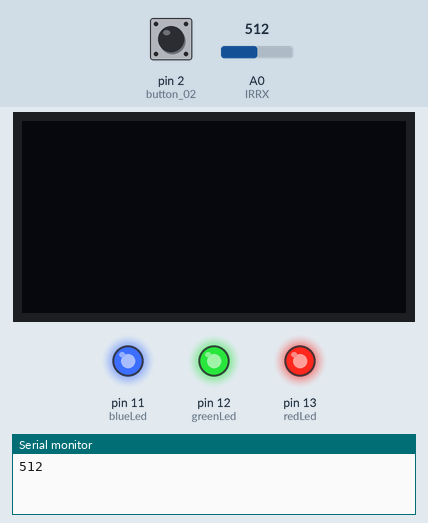
Simulated run of this sketch. Board: Arduino Uno, built with avr-gcc and run on an emulated ATmega328P. On the bench: 128×64 one-colour display, output pins drawn as LEDs (lit = HIGH), the last lines printed to the serial monitor. The inputs (shaded band) are chosen by the test bench; at power-on: pin 2 (button_02) LOW, A0 (IRRX) = 512.

Above: at 1.2 s.
1.3 s: pin 2 (button_02) pulled HIGH for 0.15 s
At 2.4 s:
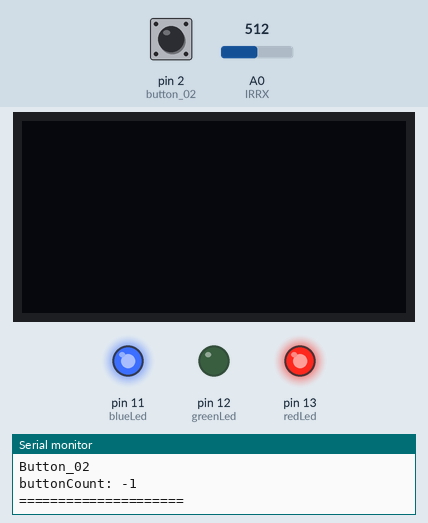
2.9 s: pin 2 (button_02) pulled HIGH for 1 s
At 3.6 s:
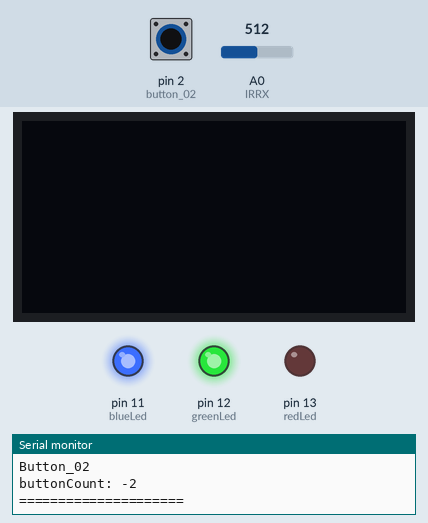
5.4 s: pin 2 (button_02) pulled HIGH for 0.15 s
At 6.6 s:
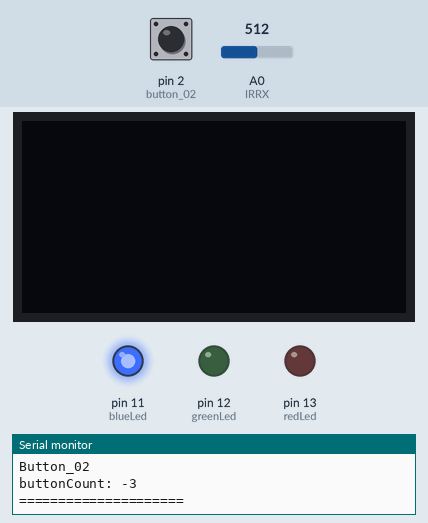
7.0 s: pin 2 (button_02) pulled HIGH for 3.2 s
At 7.9 s:
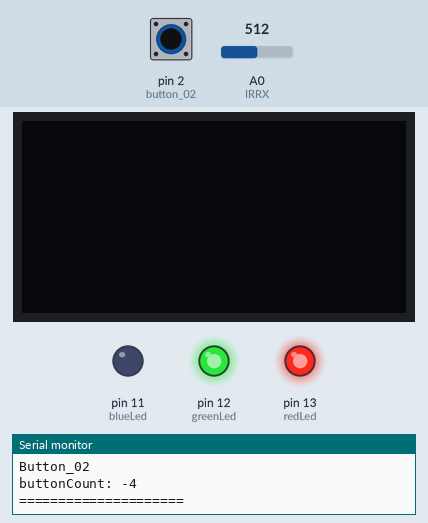
11.7 s: pin 2 (button_02) pulled HIGH for 0.15 s
At 12.7 s:
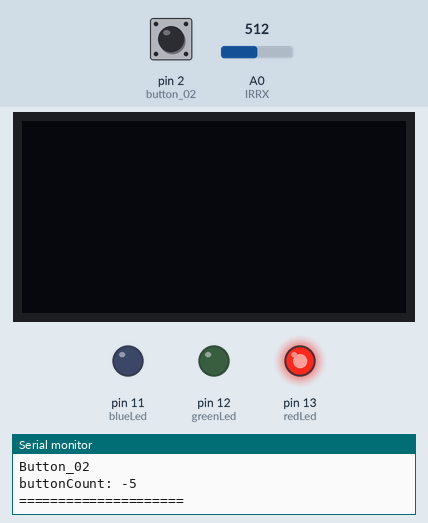
13.3 s: pin 2 (button_02) pulled HIGH for 1 s
At 13.9 s:
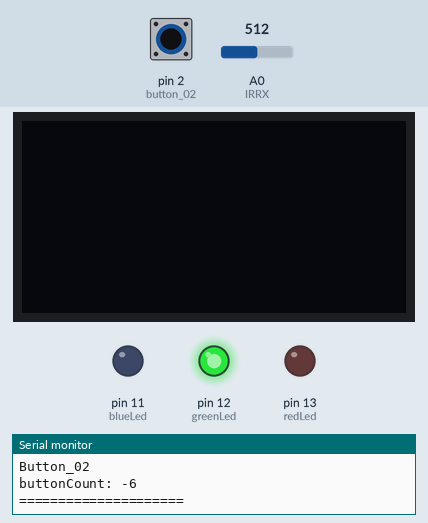
Timing chart, 0 to 16.3 s (numbered marks = the images above; inputs shaded):
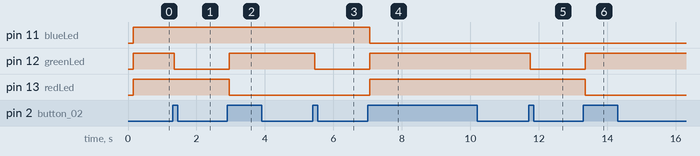

The sketch:

Block.ino
```cpp
#include <Wire.h>
#include <Adafruit_SSD1306.h>
#include <Adafruit_GFX.h>

// OLED display TWI address
#define OLED_ADDR   0x3C

Adafruit_SSD1306 display(-1);

#if (SSD1306_LCDHEIGHT != 64)
#error("Height incorrect, please fix Adafruit_SSD1306.h!");
#endif

#define IRRX A0 //적외선 센서 수광부

//LED
const int blueLed = 11;
const int greenLed = 12;
const int redLed = 13;

//Button
const int button_01 = 1;
const int button_02 = 2;

//State
boolean lastButton_01=LOW; //이전 버튼의 눌림 상태를 Boolean형 변수로 선언
boolean currentButton_01=LOW; //현재 버튼의 눌림 상태를 Boolean형 변수로 선언

boolean lastButton_02=LOW; //이전 버튼의 눌림 상태를 Boolean형 변수로 선언
boolean currentButton_02=LOW; //현재 버튼의 눌림 상태를 Boolean형 변수로 선언

int sensorButtonCount = 0;
int displayButtonCount = 0;
int val = 0;


void setup(){
  Serial.begin(9600); //Serial Monitor

  //적외선 발광부
  pinMode(greenLed, OUTPUT);
  pinMode(redLed, OUTPUT);
  pinMode(blueLed, OUTPUT);

  digitalWrite(greenLed, LOW);
  digitalWrite(redLed, LOW);
  digitalWrite(blueLed, LOW);

  //버튼
  pinMode(button_01, INPUT);
  pinMode(button_02, INPUT);

  //OLED LCD
  display.begin(SSD1306_SWITCHCAPVCC, OLED_ADDR);
  display.clearDisplay();
  display.display();

  //oledDisplay(displayButtonCount);
  // display a pixel in each corner of the screen
  display.drawPixel(0, 0, WHITE);
  display.drawPixel(127, 0, WHITE);
  display.drawPixel(0, 63, WHITE);
  display.drawPixel(127, 63, WHITE);

  // display a line of text
  //display.setTextSize(3);
  //display.setTextColor(WHITE);
  //display.setCursor(0,20);
  //display.print("Forward");
  // update display with all of the above graphics
  //display.display();
}


void loop(){
  int r = analogRead(IRRX);
  //int buttonCount;

  if( abs(r - val) > 0){
    Serial.println(r);
    val = r;
    delay(100);
  }

  currentButton_01 = button_01_Debounce(lastButton_01); //디바운싱 처리된 버튼값을 읽음
  if(lastButton_01 == LOW && currentButton_01 == HIGH) //버튼을 누름
  {
    sensorButtonCount++;
    displayButtonCount++;
    Serial.println("=====================");
    Serial.println("Button_01");
    Serial.print("buttonCount: ");
    Serial.println(displayButtonCount);
    Serial.println("=====================");
    oledDisplay(displayButtonCount);
  }
  lastButton_01=currentButton_01; //이전 버튼값을 현재 버튼값으로 변경

  currentButton_02 = button_02_Debounce(lastButton_02); //디바운싱 처리된 버튼값을 읽음
  if(lastButton_02 == LOW && currentButton_02 == HIGH) //버튼을 누름
  {
    sensorButtonCount--;
    displayButtonCount--;
    Serial.println("=====================");
    Serial.println("Button_02");
    Serial.print("buttonCount: ");
    Serial.println(displayButtonCount);
    Serial.println("=====================");
    oledDisplay(displayButtonCount);
  }
  lastButton_02=currentButton_02; //이전 버튼값을 현재 버튼값으로 변경

  ledSwitching(sensorButtonCount);
}


boolean button_01_Debounce(boolean last){
  boolean current=digitalRead(button_01); //현재 버튼 상태를 확인
  if(last!=current) //이전 버튼 상태와 현재 버튼 상태가 다름
  {
    delay(20); //20ms 동안 기다림
    current=digitalRead(button_01);//current에 현재 버튼 상태를 저장
  }
  return current; //current 변수값을 반환
}


boolean button_02_Debounce(boolean last){
  boolean current=digitalRead(button_02); //현재 버튼 상태를 확인
  if(last!=current) //이전 버튼 상태와 현재 버튼 상태가 다름
  {
    delay(20); //20ms 동안 기다림
    current=digitalRead(button_02);//current에 현재 버튼 상태를 저장
  }
  return current; //current 변수값을 반환
}


//LED스위칭
void ledSwitching(int btnCount){
  switch (btnCount) {
    case 0:
      sensorButtonCount = 7;
      break;
    case 1:
      digitalWrite(greenLed, HIGH);
      digitalWrite(redLed, LOW);
      digitalWrite(blueLed, LOW);
      break;
    case 2:
      digitalWrite(greenLed, LOW);
      digitalWrite(redLed, HIGH);
      digitalWrite(blueLed, LOW);
      break;
    case 3:
      digitalWrite(greenLed, HIGH);
      digitalWrite(redLed, HIGH);
      digitalWrite(blueLed, LOW);
      break;
    case 4:
      digitalWrite(greenLed, LOW);
      digitalWrite(redLed, LOW);
      digitalWrite(blueLed, HIGH);
      break;
    case 5:
      digitalWrite(greenLed, HIGH);
      digitalWrite(redLed, LOW);
      digitalWrite(blueLed, HIGH);
      break;
    case 6:
      digitalWrite(greenLed, LOW);
      digitalWrite(redLed, HIGH);
      digitalWrite(blueLed, HIGH);
      break;
    case 7:
      digitalWrite(greenLed, HIGH);
      digitalWrite(redLed, HIGH);
      digitalWrite(blueLed, HIGH);
      break;
    case 8:
      sensorButtonCount = 1;
      break;
    default:
      digitalWrite(greenLed, LOW);
      digitalWrite(redLed, LOW);
      digitalWrite(blueLed, LOW);
  }
}

//OLED_LCD
void oledDisplay(int btnCount){
  //display.begin(SSD1306_SWITCHCAPVCC, OLED_ADDR);
  display.clearDisplay();
  //display.display();

  display.setTextSize(2);
  display.setTextColor(WHITE);
  display.setCursor(0,20);
  switch (btnCount) {
    case 0:
      display.print("7 is Empty");
      display.display();
      displayButtonCount = 7;
      break;
    case 1:
      display.print("Forward");
      display.display();
      break;
    case 2:
      display.print("Turn Left");
      display.display();
      break;
    case 3:
      display.print("Turn Right");
      display.display();
      break;
    case 4:
      display.print("Function");
      display.display();
      break;
    case 5:
      display.print("Loop");
      display.display();
      break;
    case 6:
      display.print("6 is Empty");
      display.display();
      break;
    case 7:
      display.print("7 is Empty");
      display.display();
      break;
    case 8:
      display.print("Forward");
      display.display();
      displayButtonCount = 1;
      break;
    default:
      display.clearDisplay();
      display.display();
  }
}
```

Measured:
- after the input at 1.3 s, pin 12 (greenLed): HIGH → LOW after 0.06 s
- after the input at 2.9 s, pin 12 (greenLed): LOW → HIGH after 0.06 s; pin 13 (redLed): HIGH → LOW after 0.06 s
- after the input at 5.4 s, pin 12 (greenLed): HIGH → LOW after 0.06 s
- after the input at 7.0 s, pin 11 (blueLed): HIGH → LOW after 0.06 s; pin 12 (greenLed), pin 13 (redLed): LOW → HIGH after 0.06 s
- after the input at 11.7 s, pin 12 (greenLed): HIGH → LOW after 0.06 s
- after the input at 13.3 s, pin 12 (greenLed): LOW → HIGH after 0.06 s; pin 13 (redLed): HIGH → LOW after 0.06 s
